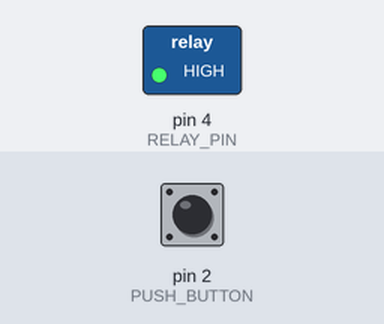
Simulated run of this sketch. Board: Arduino Uno, built with avr-gcc and run on an emulated ATmega328P. Shown: switched loads named in the sketch (green lamp = pin HIGH). The inputs (shaded band) are chosen by the test bench; at power-on: pin 2 (PUSH_BUTTON) LOW. EEPROM starts erased.

Above: at 1.2 s.
1.3 s: pin 2 (PUSH_BUTTON) pulled HIGH for 0.15 s
At 2.1 s:
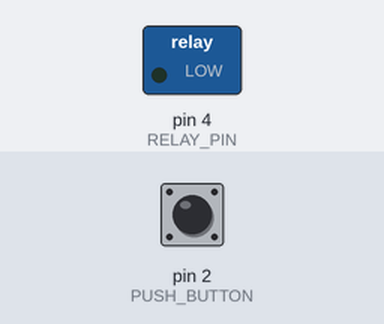
4.4 s: pin 2 (PUSH_BUTTON) pulled HIGH for 1 s
At 5.7 s:
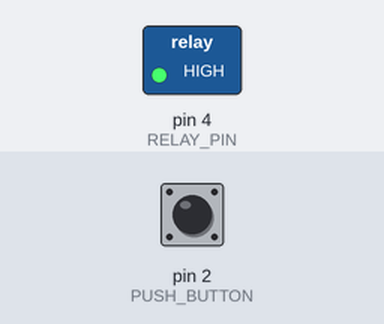
6.9 s: pin 2 (PUSH_BUTTON) pulled HIGH for 3.2 s
At 7.6 s:
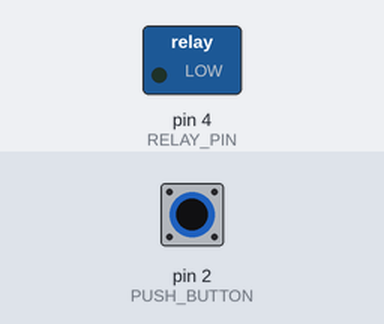
Timing chart, 0 to 9.9 s (numbered marks = the images above; inputs shaded):
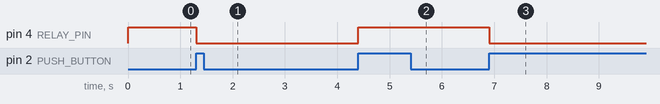

Measured:
- after the input at 1.3 s, pin 4 (RELAY_PIN): HIGH → LOW at once
- after the input at 4.4 s, pin 4 (RELAY_PIN): LOW → HIGH at once
- after the input at 6.9 s, pin 4 (RELAY_PIN): HIGH → LOW at once

The sketch:

Audio_Switching.ino
```cpp
/*
  Created by Thomas LE NINIVEN 23/04/2022
*/
#include <FastLED.h>

#include <EEPROM.h>

#define PUSH_BUTTON 2
#define RELAY_PIN 4
#define EEPROM_ADR 42
#define NUM_LEDS 48
#define PIN_LED 6

bool a = 0;
int incomingByte = 0;

CRGBArray<NUM_LEDS> leds;

void setup() {
  Serial.begin(115200);
  FastLED.addLeds<NEOPIXEL, PIN_LED>(leds, NUM_LEDS);
  pinMode(RELAY_PIN,OUTPUT);
  pinMode(PUSH_BUTTON,INPUT);
  attachInterrupt(digitalPinToInterrupt(PUSH_BUTTON), controlRelay, RISING);
  a = EEPROM.read(EEPROM_ADR);

  if(a){
    digitalWrite(RELAY_PIN, HIGH);
  }
}

void loop() {
  if (Serial.available() > 0) {
    // read the incoming byte:
    incomingByte = Serial.read();
	if(incomingByte == 83){
      receiveData();
    }
  }
}

void controlRelay(){
  if(!a){
    a  = true;
    digitalWrite(RELAY_PIN, HIGH);
    EEPROM.write(EEPROM_ADR, a);
  }else if (a){
    a = false;
    digitalWrite(RELAY_PIN, LOW);
    EEPROM.write(EEPROM_ADR, a);
  }
  delay(20);
}

void receiveData(){
    int led_number = 0;
    int color_buffer = 0;
    int power = 0;
    int RGB[3];

  	for(int i = 0; i < 2; i++){ //get two first number
  		incomingByte = Serial.read() - 48;
      power = pow(10, 1 - i);
  		led_number = led_number + incomingByte * power;
  	}
    Serial.println(led_number);
    while(Serial.available() > 0){
      for(int i = 0; i < 3; i++){
        incomingByte = Serial.read();
    		switch (incomingByte) {
    			case  82 : RGB[0] = getNumber();
    					   break;
    			case  71 : RGB[1] = getNumber();
    					   break;
    			case  66 : RGB[2] = getNumber();
    					   break;
    		}
      }
		  updateLed(RGB, led_number);
      led_number ++;
    }
}

int getNumber(){
	int color_buffer = 0;
	for(int i = 1; i < 4; i++){
		incomingByte = Serial.read() - 48;
		color_buffer = color_buffer + incomingByte * round(pow(10, 3 - i));
	}
}

void updateLed(int RGB[3], int led_number){
    leds[led_number].setRGB(RGB[0], RGB[1], RGB[2]);
    FastLED.show();
    delay(30);
}
```
